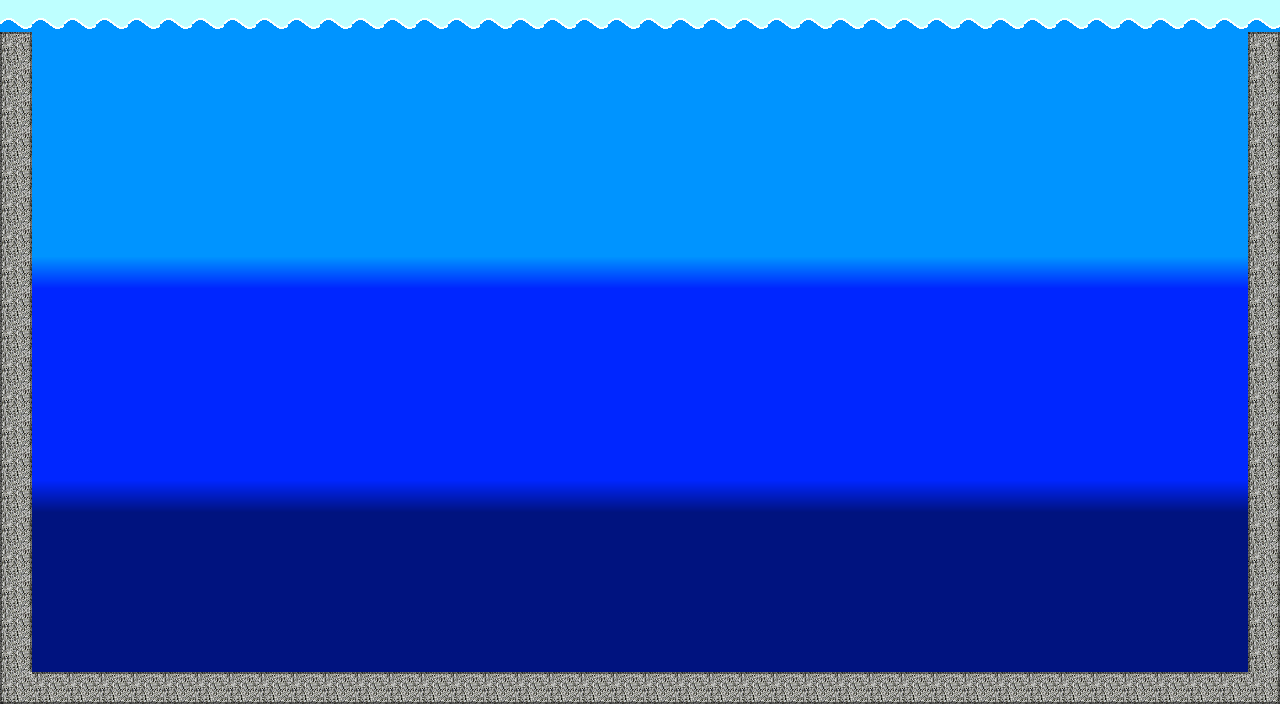

Below is a game level as drawn by its tile map, then a one-line description and the .tmx that defines it (tile-layer data replaced by summaries):
An orthogonal 40x22 tile map with 32x32 px tiles, 2 tile layers (Tile Layer 1, Tile Layer 2) and 5 objects.

<map version="1.0" orientation="orthogonal" width="40" height="22" tilewidth="32" tileheight="32">
 <tileset firstgid="1" name="Underwater" tilewidth="32" tileheight="32">
  <image source="tilemap.png" width="128" height="256" />
 </tileset>
 <layer name="Tile Layer 1" width="40" height="22">
  <data>[880 cells, 880 non-empty, 6 distinct tile ids]</data>
 </layer>
 <layer name="Tile Layer 2" width="40" height="22">
  <data>[880 cells, 120 non-empty, 6 distinct tile ids]</data>
 </layer>
 <objectgroup name="Object Layer 1" width="40" height="22">
  <object x="0" y="0" width="32" height="704" />
  <object x="1248" y="672" height="32" />
  <object x="32" y="672" width="1216" height="32" />
  <object x="1248" y="0" width="32" height="704" />
  <object x="32" y="0" width="1216" height="32" />
 </objectgroup>
</map>
